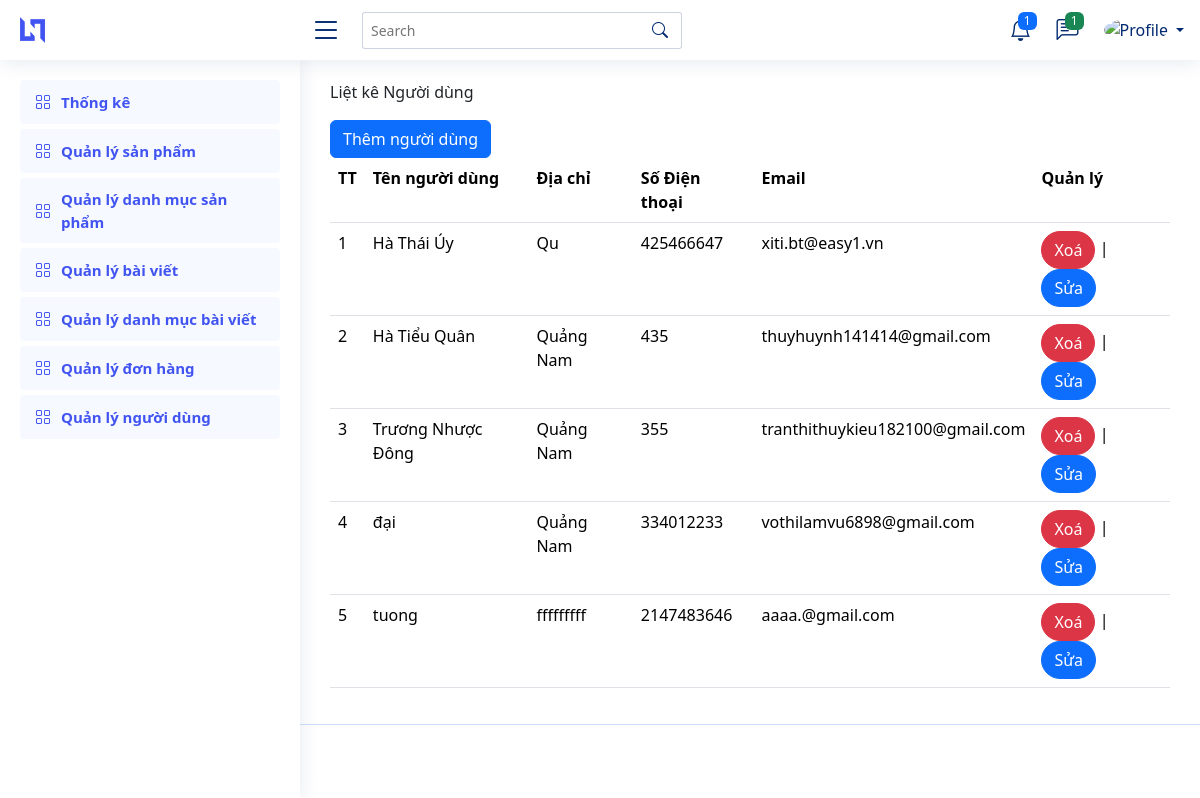
The app's page /Admin/index.php?quanly=nguoidung&action=lietke with its own data.
### tables this page shows
CREATE TABLE `nguoidung` (
  `id_nguoidung` int(200) NOT NULL,
  `tennguoidung` varchar(200) NOT NULL,
  `diachi` varchar(200) NOT NULL,
  `matkhau` varchar(200) NOT NULL,
  `sdt` int(20) NOT NULL,
  `email` varchar(200) NOT NULL,
  `ma_pq` int(11) NOT NULL,
  `hinhanh` varchar(300) NOT NULL
);

### Admin/Controllers/nd_controller.php (called while the page is built, shortened)
<?php
class Nd_controller{
    var $nd_model;
    public function __construct(){
      $this->nd_model=new Nguoidung();
    }
function lietke(){
    $id=$_SESSION["id_nguoidung"];
    $data_nd=$this->nd_model->tt_nguoidung($id);
$data_nd1=$this->nd_model->lietke();
require_once("View/index.php");
}
}

### Admin/Model/connection.php (called while the page is built, shortened)
<?php
    class connection{
        function __construct()
        {
            $severname ="localhost";
            $username ="root";
            $password ="";
            $db_name ="web_mycay";
            $this->mysqli = new mysqli($severname,$username,$password,$db_name);
        }
    }
?>

### Admin/Model/model.php (called while the page is built, shortened)
<?php
require_once("connection.php");
class Model{
    var $mysqli;
    var $table;
    var $contens;
     public function __construct(){
        $conn_model=new connection();
        $this->mysqli=$conn_model->mysqli;
     }
     function lietke()
     {
         $query = "select * from $this->table ORDER BY $this->contens DESC ";
         require("result.php");
         return $data;
     }
     function tt_nguoidung($id){
      $query= "SELECT * FROM nguoidung where id_nguoidung ='$id' limit 1";
     return $this->mysqli->query($query)->fetch_assoc();
  }
}

### Admin/Model/result.php (called while the page is built)
<?php
$result = $this->mysqli->query($query);
$data = array();
while ($row = $result->fetch_assoc()) {
    $data[] = $row;
}
?>

### Admin/View/nguoidung/lietke.php (the view)
<main id="main" class="main">
<p>Liệt kê Người dùng</p>
<a  class="btn btn-primary" href="?quanly=nguoidung&action=trangthem">Thêm người dùng</a>
<div class="table_container">
<table class="table datatable">
  <tr>
  	<th>TT</th>
    <th>Tên người dùng</th>
    <th>Địa chỉ</th>
    <th>Số Điện thoại</th>
    <th>Email</th>
  	<th>Quản lý</th>
  </tr>
  <?php
  $j = 0;
  for ($i=0; $i < count($data_nd1); $i++) {
  	$j++;
  ?>
  <tr>
  	<td><?php echo $j ?></td>
    <td><?php echo $data_nd1[$i]['tennguoidung'] ?></td>
    <td><?php echo $data_nd1[$i]['diachi'] ?></td>
    <td><?php echo $data_nd1[$i]['sdt'] ?></td>
    <td><?php echo $data_nd1[$i]['email'] ?></td>
   	<td>
   		<a class="btn btn-danger rounded-pill" href="?quanly=nguoidung&action=xoa&idnguoidung=<?php echo $data_nd1[$i]['id_nguoidung'] ?>">Xoá</a> | <a  class="btn btn-primary rounded-pill" href="?quanly=nguoidung&action=trangsua&idnguoidung=<?php echo $data_nd1[$i]['id_nguoidung'] ?>">Sửa</a>
   	</td>
  </tr>
  <?php
  }
  ?>
</table>
</div>
</main>

### Admin/index.php (shortened to what this page needs)
<?php
				if(isset($_GET['quanly']) && $_GET['action']){
					$tam = $_GET['quanly'];
					$query = $_GET['action'];
				}else{
					$tam = '';
					$query = '';
				}
    if($tam=='sanpham'){
        require("Controllers/sanpham_controller.php");
        $sanpham=new Sanpham_controller();
        if($query=='lietke'){
            $sanpham->list();
        }
        elseif($query=='sua'){
          $sanpham->update();
        }
        elseif($query=='xoa'){
          $sanpham->delete();
        }
        elseif($query=='trangsua'){
            $sanpham->trangsua();
        }
        elseif($query=='trangthem'){
            $sanpham->trangthem();
        }
        elseif($query=='them'){
            $sanpham->add();
        }
    }
    else if($tam=='nguoidung'){
        require("Controllers/nd_controller.php");
        $nguoidung=new Nd_controller();
        if($query=='lietke'){
            $nguoidung->lietke();
        }
    }

### Admin/View/index.php (shortened to what this page needs)
<!DOCTYPE html>
<html lang="en">
<head>
    <link rel="stylesheet" href="Public/css/style.css">
  <link href="Public/vendor/bootstrap/css/bootstrap.min.css" rel="stylesheet">
  <link href="Public/vendor/bootstrap-icons/bootstrap-icons.css" rel="stylesheet">
  <link href="Public/vendor/boxicons/css/boxicons.min.css" rel="stylesheet">
  <link href="Public/vendor/quill/quill.snow.css" rel="stylesheet">
  <link href="Public/vendor/quill/quill.bubble.css" rel="stylesheet">
  <link href="Public/vendor/remixicon/remixicon.css" rel="stylesheet">
  <link href="Public/vendor/simple-datatables/style.css" rel="stylesheet">
</head>
<body>
    <?php
			include("menu.php");
			include("dieuhuong.php");
			include("header_footer/footer.php");
            ?>
</body>
</html>

### Admin/View/menu.php (shortened to what this page needs)
<header id="header" class="header fixed-top d-flex align-items-center">
  <div class="d-flex align-items-center justify-content-between">
    <a href="index.html" class="logo d-flex align-items-center">
      <img src="assets/img/logo.png" alt="">
    </a>
    <i class="bi bi-list toggle-sidebar-btn"></i>
  </div>
  <div class="search-bar">
    <form class="search-form d-flex align-items-center" method="POST" action="#">
      <input type="text" name="query" placeholder="Search" title="Enter search keyword">
      <button type="submit" title="Search"><i class="bi bi-search"></i></button>
    </form>
  </div>
  <nav class="header-nav ms-auto">
    <ul class="d-flex align-items-center">
      <li class="nav-item dropdown">
        <a class="nav-link nav-icon" href="#" data-bs-toggle="dropdown">
          <i class="bi bi-bell"></i>
          <span class="badge bg-primary badge-number">1</span>
        </a>
      </li>
      <li class="nav-item dropdown">
        <a class="nav-link nav-icon" href="#" data-bs-toggle="dropdown">
          <i class="bi bi-chat-left-text"></i>
          <span class="badge bg-success badge-number">1</span>
        </a>
      </li>
      <li class="nav-item dropdown pe-3">
        <a class="nav-link nav-profile d-flex align-items-center pe-0" href="#" data-bs-toggle="dropdown">
          <img src="../Public/img/<?php echo $data_nd["hinhanh"] ?>" alt="Profile" class="rounded-circle">
          <span class="d-none d-md-block dropdown-toggle ps-2"><?php echo $data_nd["tennguoidung"] ?></span>
        </a>
      </li>
    </ul>
  </nav>
</header>
<aside id="sidebar" class="sidebar">
  <ul class="sidebar-nav" id="sidebar-nav">
    <li class="nav-item">
      <a class="nav-link " href="?">
        <i class="bi bi-grid"></i>
        <span>Thống kê    </span>
      </a>
    </li>
 <li class="nav-item">
      <a class="nav-link " href="?quanly=sanpham&action=lietke">
        <i class="bi bi-grid"></i>
        <span>Quản lý sản phẩm</span>
      </a>
    </li>
 <li class="nav-item">
      <a class="nav-link " href="?quanly=danhmuc_sp&action=lietke">
        <i class="bi bi-grid"></i>
        <span>Quản lý danh mục sản phẩm</span>
      </a>
    </li>
 <li class="nav-item">
      <a class="nav-link " href="?quanly=baiviet&action=lietke">
        <i class="bi bi-grid"></i>
        <span>Quản lý bài viết</span>
      </a>
    </li>
 <li class="nav-item">
      <a class="nav-link " href="?quanly=danhmuc_bv&action=lietke">
        <i class="bi bi-grid"></i>
        <span>Quản lý danh mục bài viết</span>
      </a>
    </li>
 <li class="nav-item">
      <a class="nav-link " href="?quanly=donhang&action=lietke">
        <i class="bi bi-grid"></i>
        <span>Quản lý đơn hàng</span>
      </a>
    </li>
 <li class="nav-item">
      <a class="nav-link " href="?quanly=nguoidung&action=lietke">
        <i class="bi bi-grid"></i>
        <span>Quản lý người dùng</span>
      </a>
    </li>
  </ul>
</aside>

### Admin/View/dieuhuong.php (shortened to what this page needs)
<div class="main">
	<?php
				if(isset($_GET['quanly']) && $_GET['action']){
					$tam = $_GET['quanly'];
					$query = $_GET['action'];
				}else{
					$tam = '';
					$query = '';
				}
				if($tam=='sanpham'){
					if($query=='lietke'){
						include("sanpham/lietke.php");
					}
					elseif($query=='trangsua'){
						include("sanpham/sua.php");
					}
					elseif($query=='trangthem'){
						include("sanpham/them.php");
					}
					else{
						include("sanpham/lietke.php");
					}
				}
				else if($tam=='nguoidung'){
					if($query=='lietke'){
						include("nguoidung/lietke.php");
					}
					elseif($query=='trangsua'){
						include("nguoidung/sua.php");
					}
					elseif($query=='trangthem'){
						include("nguoidung/them.php");
					}
					else{
						include("nguoidung/lietke.php");
					}
				}
			else{
                include("home/home.php");
            }
	?>
</div>

### Admin/View/header_footer/footer.php (shortened to what this page needs)
<footer id="footer" class="footer">
    <div class="credits">
    </div>
  </footer>

### Admin/Public/css/style.css (style rules this page uses)
:root { scroll-behavior: smooth; }
body { font-family: "Open Sans", sans-serif; background: #f6f9ff; color: #444444; }
a { color: #4154f1; text-decoration: none; }
#main { margin-top: 60px; padding: 20px 30px; transition: all 0.3s; }
.logo { line-height: 1; }
@media (min-width: 1200px) { .logo { width: 280px; } }
.logo img { max-height: 26px; margin-right: 6px; }
.header { transition: all 0.5s; z-index: 997; height: 60px; box-shadow: 0px 2px 20px rgba(1, 41, 112, 0.1); background-color: #fff; padding-left: 20px; }
.header .toggle-sidebar-btn { font-size: 32px; padding-left: 10px; cursor: pointer; color: #012970; }
.header .search-bar { min-width: 360px; padding: 0 20px; }
.header .search-form { width: 100%; }
.header .search-form input { border: 0; font-size: 14px; color: #012970; border: 1px solid rgba(1, 41, 112, 0.2); padding: 7px 38px 7px 8px; border-radius: 3px; transition: 0.3s; width: 100%; }
.header .search-form button { border: 0; padding: 0; margin-left: -30px; background: none; }
.header .search-form button i { color: #012970; }
.header-nav ul { list-style: none; }
.header-nav>ul { margin: 0; padding: 0; }
.header-nav .nav-icon { font-size: 22px; color: #012970; margin-right: 25px; position: relative; }
.header-nav .nav-profile { color: #012970; }
.header-nav .nav-profile img { max-height: 36px; }
.header-nav .nav-profile span { font-size: 14px; font-weight: 600; }
.header-nav .badge-number { position: absolute; inset: -2px -5px auto auto; font-weight: normal; font-size: 12px; padding: 3px 6px; }
.sidebar { position: fixed; top: 60px; left: 0; bottom: 0; width: 300px; z-index: 996; transition: all 0.3s; padding: 20px; overflow-y: auto; scrollbar-width: thin; scrollbar-color: #aab7cf transparent; box-shadow: 0px 0px 20px rgba(1, 41, 112, 0.1); background-color: #fff; }
@media (min-width: 1200px) { #main, #footer { margin-left: 300px; } }
.sidebar-nav { padding: 0; margin: 0; list-style: none; }
.sidebar-nav li { padding: 0; margin: 0; list-style: none; }
.sidebar-nav .nav-item { margin-bottom: 5px; }
.sidebar-nav .nav-link { display: flex; align-items: center; font-size: 15px; font-weight: 600; color: #4154f1; transition: 0.3; background: #f6f9ff; padding: 10px 15px; border-radius: 4px; }
.sidebar-nav .nav-link i { font-size: 16px; margin-right: 10px; color: #4154f1; }
.footer { padding: 20px 0; font-size: 14px; transition: all 0.3s; border-top: 1px solid #cddfff; }
.footer .credits { padding-top: 5px; text-align: center; font-size: 13px; color: #012970; }

### records on screen
nguoidung: tennguoidung "Hà Thái Úy", diachi "Qu", sdt "425466647", email "xiti.bt@easy1.vn"
nguoidung: tennguoidung "Hà Tiểu Quân", diachi "Quảng Nam", sdt "435", email "thuyhuynh141414@gmail.com"
nguoidung: tennguoidung "Trương Nhược Đông", diachi "Quảng Nam", sdt "355", email "tranthithuykieu182100@gmail.com"
nguoidung: tennguoidung "đại", diachi "Quảng Nam", sdt "334012233", email "vothilamvu6898@gmail.com"
nguoidung: tennguoidung "tuong", diachi "fffffffff", sdt "2147483646", email "aaaa.@gmail.com"
